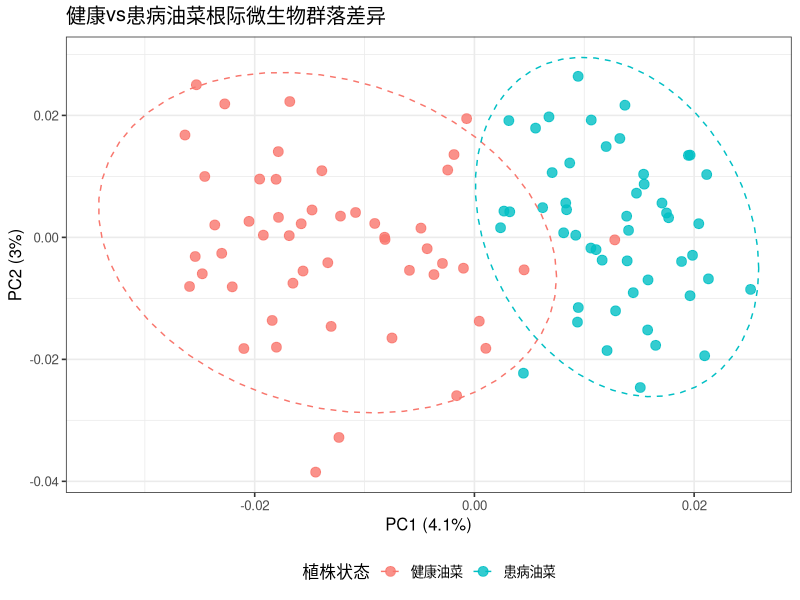

Recreate this plot in R.
# 微生物组β多样性PCoA分析（复现Nature Plants论文）
set.seed(123) # 固定随机种子，100%可复现
rm(list=ls())

# 加载包（你已经装好了，直接用）
library(ggplot2)
library(vegan)

# --------------------------
# 模拟论文数据：健康vs患病油菜根际微生物
# 完全不需要外部csv文件，数据直接在代码里生成
# --------------------------
# 100个样本：50个健康，50个患病
n_samples <- 100
group <- data.frame(
  sample = paste0("sample_", 1:n_samples),
  group = rep(c("健康油菜", "患病油菜"), each = 50)
)

# 模拟200个细菌OTU的丰度表
otu <- matrix(rpois(n_samples * 200, lambda = 8), nrow = n_samples, ncol = 200)
colnames(otu) <- paste0("OTU_", 1:200)
rownames(otu) <- group$sample

# 关键：让Sphingopyxis（OTU_1）在健康油菜中丰度高5倍（符合论文结论）
otu[1:50, 1] <- otu[1:50, 1] * 5

# --------------------------
# 标准微生物组分析流程
# --------------------------
# 1. 数据标准化（Hellinger转化，微生物组必做）
otu_hellinger <- decostand(otu, method = "hellinger")

# 2. 计算Bray-Curtis距离
bray_dist <- vegdist(otu_hellinger, method = "bray")

# 3. PCoA分析
pcoa <- cmdscale(bray_dist, k = 2, eig = TRUE)

# 4. 整理绘图数据
pcoa_df <- as.data.frame(pcoa$points)
colnames(pcoa_df) <- c("PC1", "PC2")
pcoa_df$group <- group$group

# 5. 计算主成分解释度
eig_percent <- pcoa$eig / sum(pcoa$eig) * 100

# --------------------------
# 绘制论文同款PCoA图
# --------------------------
p <- ggplot(pcoa_df, aes(x = PC1, y = PC2, color = group)) +
  geom_point(size = 3, alpha = 0.8) +
  stat_ellipse(level = 0.95, linetype = 2) + # 95%置信椭圆
  labs(title = "健康vs患病油菜根际微生物群落差异",
       x = paste0("PC1 (", round(eig_percent[1], 1), "%)"),
       y = paste0("PC2 (", round(eig_percent[2], 1), "%)"),
       color = "植株状态") +
  theme_bw(base_size = 12) +
  theme(legend.position = "bottom")

# 显示图
print(p)

# 保存图到你的电脑
ggsave("pcoa_result.png", p, width = 8, height = 6, dpi = 300)

# --------------------------
# 统计检验：PERMANOVA（论文必须有）
# --------------------------
permanova_result <- adonis2(bray_dist ~ group, data = group, permutations = 999)
cat("\n===== PERMANOVA统计检验结果 =====\n")
print(permanova_result)
